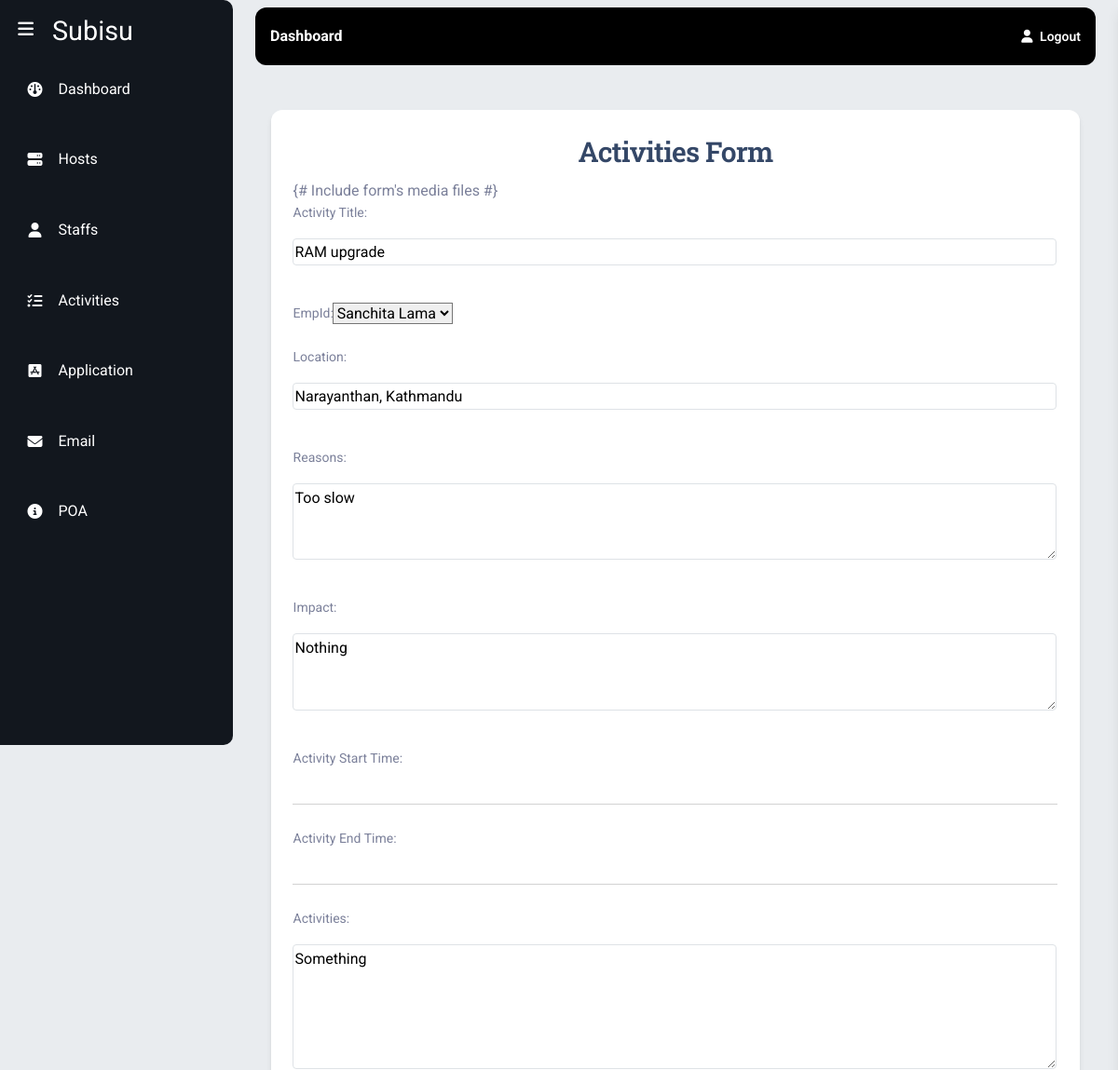
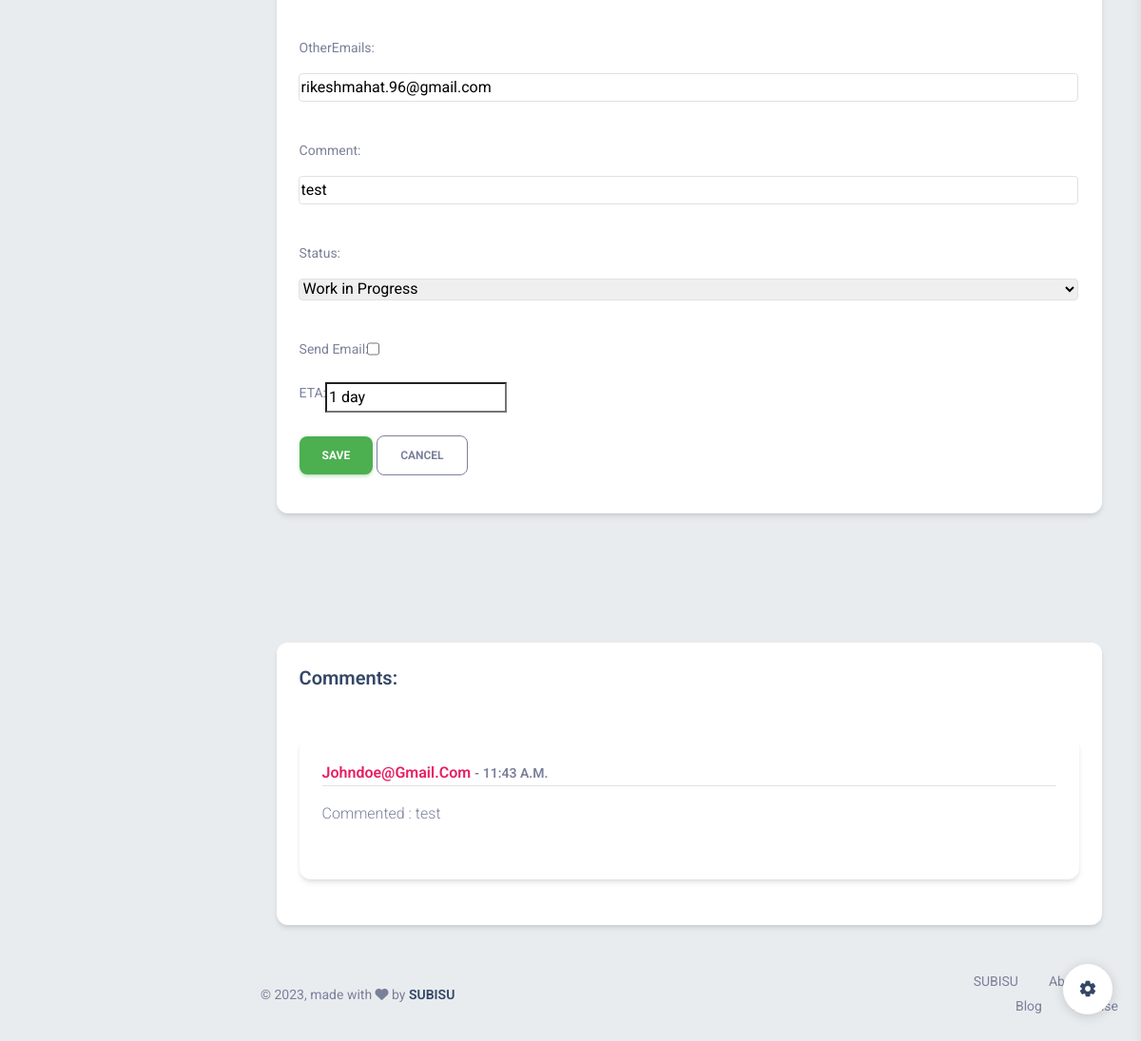
The app's page /edit-activity/37/ (signed in) with its own data (2 pictures, top to bottom).
### subisu/models.py (models this page shows, shortened)
class Activities(models.Model):
    title = models.CharField(max_length=200, verbose_name="Activity Title")
    empId = models. ForeignKey(Staffs, on_delete= models.CASCADE, null = True)
    location = models.CharField(max_length=200, null=True, blank=True)
    reason = models.TextField(verbose_name="Reasons", blank=True)
    impact = models.TextField(verbose_name="Impact", blank=True)
    contact = models.ForeignKey(Units, on_delete=models.CASCADE,  null=True, help_text="Select units you want to send mail to")
    startTime = models.DateTimeField(null=True, blank=True, verbose_name="Activity Start Time")
    endTime = models.DateTimeField(null=True, blank=True,verbose_name="Activity End Time")
    activities = models.TextField(max_length=500, verbose_name="Activities")
    created = models.DateTimeField(auto_now_add=True, verbose_name="Activity Created At")
    otherEmails = models.TextField(blank=True, null=True, help_text="Add other emails separated by spaces", validators=[validate_email_list])
    Comment= models.CharField(max_length=200, null=True)
    status= models.CharField(max_length=20,choices=ACTIVITY_STATUS, default= 'Open')
    sendEmail = models.BooleanField(verbose_name = "Send Email",default=False, help_text="Send Email Notification to Department")
    ETA = models.CharField(max_length=200, null=True, blank=True)

class ActivityTable(models.Model):
    actId  = models.ForeignKey(Activities, on_delete=models.SET_NULL, null=True, blank=True)
    comment = models.TextField(max_length=500, null=True, blank=True)
    commentBy = models.CharField(max_length=200, null=True,blank=True)
    timeStamp = models.TimeField(auto_now_add=True, null=True)

### subisu/views.py (the view)
# urls.py: path('edit-activity/<int:id>/', edit_activities, name='edit_activity'),
@login_required()
def edit_activities(request, id):
    activity = Activities.objects.get(id = id)
    comments = ActivityTable.objects.filter(actId = activity)
    start_time = activity.startTime
    end_time = activity.endTime
    if request.method == "POST":
        form = ActivitiesForm(request.POST, instance=activity)
        if form.is_valid():
            activity = form.save(commit=False)
            activity.startTime = start_time
            activity.endTime = end_time
            new_start_time  = form.cleaned_data['startTime']
            new_end_time = form.cleaned_data['endTime']
            if start_time != new_start_time and new_start_time is not None:
                activity.startTime = new_start_time
            if end_time != new_end_time and new_end_time is not None:
                activity.endTime = new_end_time
            activity.save()
            time = f"{activity.startTime} - {activity.endTime}"
            comment = activity.Comment.strip()   # get the comment from the form
            last_comment_instance = ActivityTable.objects.filter(actId=activity).last() # get the last comment for the activity
            previous_comment = last_comment_instance.comment.strip()
            pattern = re.escape(previous_comment)
            if comment is not None and  not re.search(pattern, comment):
                print("it is working lol")
                try:
                    staff = request.user.staff
                    staff_name = staff.firstName + " " + staff.middleName + " " + staff.lastName if staff.middleName else staff.firstName + " " + staff.lastName
                except AttributeError:
                    staff_name = request.user.username
                ActivityTable.objects.create(actId=activity, comment=comment, commentBy=staff_name)
            if form.cleaned_data['sendEmail']:
                title = form.cleaned_data['title']
                location = form.cleaned_data['location']
                reason = form.cleaned_data['reason']
                eta = form.cleaned_data['ETA']
                impact = form.cleaned_data['impact']
                primary_email = form.cleaned_data['contact']
                other_emails = form.cleaned_data['otherEmails']
                email_list = process_emails(primary_email, other_emails)
                msg = send_department_mail(title, eta, location, reason, impact, email_list)
                if msg:
                    messages.info(request, "Mail sent successfully")
                else:
                    messages.warning(request, "Sorry, Mail not sent due to error")
            form.save()
            return redirect('activities')
        else:
            for field_name, errors in form.errors.items():
                for error in errors:
                    messages.error(request, f"{field_name}: {error}")
    else:
        form = ActivitiesForm(instance=activity)
    context = {
        'form': form,
        'activity_id': id,
        'comments' : comments
    }
    return render(request, 'subisu/addactivities.html', context)

### Models/staffs.py (called while the page is built)
    def __str__(self):
        if self.middleName:
            return self.firstName +" " +  self.middleName + " " + self.lastName
        return self.firstName + " " + self.lastName

### task/context_processors.py (called while the page is built)
def request_processor(request):
    return {'request': request}

### templates/subisu/addactivities.html (shortened to what this page needs)
{% extends 'subisu/base.html' %} {% block start %}
<div class="row justify-content-center py-5">
  <div class="col-md-11">
    <div class="card">
      <div class="card-body">
        <h3 class="card-title text-center">Activities Form</h3>
        <form method="POST">
          {% include 'subisu/alert.html' %} {% csrf_token %} {{ form.media }} {#
          Include form's media files #} {% for field in form %}
          <div class="input-group input-group-static mb-4">
            {{ field.label_tag }} {% if field.name == 'startTime' or field.name == 'endTime' %}
            <input
              type="text"
              class="form-control flatpickr datetimepicker"
              name="{{ field.name }}"
              data-close-on-select="true"
            />
            {% else %} {{ field }} {% endif %}
          </div>
          {% endfor %}
          <button type="submit" class="btn btn-success">Save</button>
          <a class="btn btn-outline-secondary" href="{% url 'activities' %}"
            >Cancel</a
          >
        </form>
      </div>
    </div>
  </div>
</div>
{%if comments%}
<section style="margin-top: 4rem">
  <div class="row d-flex justify-content-center">
    <div class="col-md-11">
      <div class="card my-4">
        <h5 class="card-header">Comments:</h5>
        <div class="card-body">
        {%for comment in comments%}
          <div class="card mb-4">
            <div class="card-body">
              <h6 class="fw-bold text-primary mb-1 border-bottom" style="text-transform:capitalize">
                {{comment.commentBy}}  <span class="text-muted small mb-0">
                  - {{comment.timeStamp}}
                </span>
              </h6>
              <p class="mt-3 mb-4 pb-2">Commented : {{comment.comment}}</p>
            </div>
          </div>
        {%endfor%}
        </div>
      </div>
    </div>
  </div>
</section>
{%endif%}
      {% endblock %}

### records on screen
Activities: form "RAM upgrade" "Sanchita Lama" "Narayanthan, Kathmandu" "Too slow" "Nothing" "Something" "rikeshmahat.96@gmail.com" "test" "Work in Progress" "1 day"
ActivityTable: commentBy "Johndoe@gmail.com", timeStamp "11:43 A.m.", comment "test"

### other values on screen
{{ field.label_tag }} "Activity Title:" "EmpId:" "Location:" "Reasons:" "Impact:" "Activity Start Time:" "Activity End Time:" "Activities:" "OtherEmails:" "Comment:" "Status:" "Send Email:" "ETA:"
